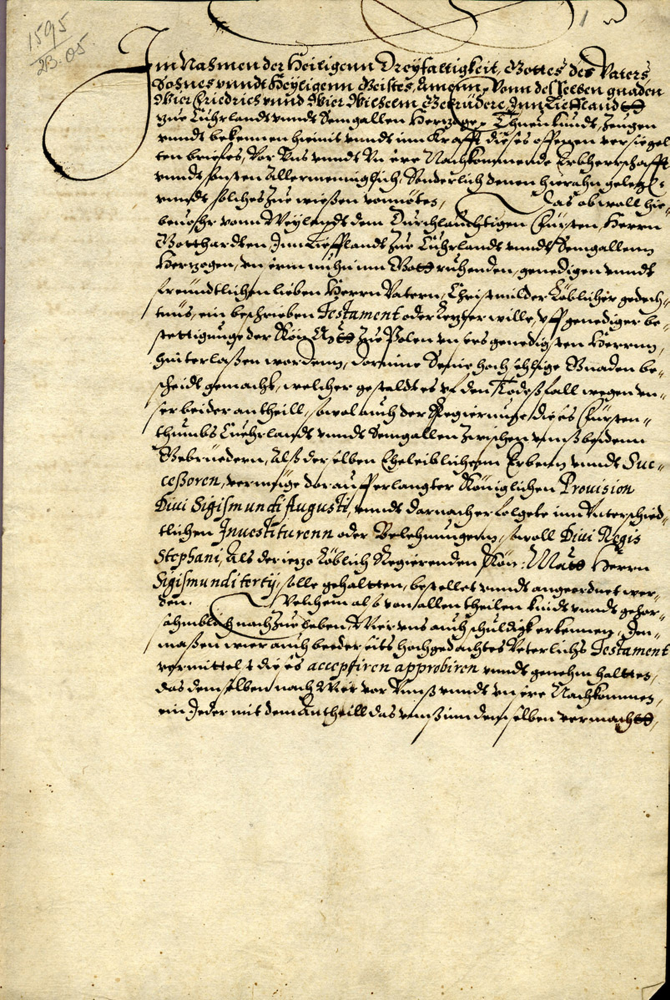
#> input picture evaluation/input/01_handwritten_legal_parchment.jpg, 2008 x 3000 px (shown at 1/3 size)
$ python -i bright_document_fallback.py   (imports and definitions only)
#> lines starting #> are read from the running program, lines starting #| are printed output that depends on the picture; after the words box and inside, x2 and y2 are one past the last pixel; in counts of white or black regions, pixels touching at a corner belong together
#> further down, picture is the input picture: shape (3000, 2008, 3); mean B, G, R 162.9, 198.2, 211.6
import cv2
import numpy as np


MIN_AREA_RATIO = 0.16
MAX_AREA_RATIO = 0.90
MIN_SCORE = 0.66
MIN_CLEARANCE_RATIO = 0.005


def _order(points):
    points = np.asarray(points, dtype=np.float32).reshape(4, 2)
    sums = points.sum(axis=1)
    diffs = np.diff(points, axis=1).reshape(-1)
    return np.array(
        [
            points[np.argmin(sums)],
            points[np.argmin(diffs)],
            points[np.argmax(sums)],
            points[np.argmax(diffs)],
        ],
        dtype=np.float32,
    )


def _angles(corners):
    angles = []
    for index in range(4):
        previous = corners[(index - 1) % 4] - corners[index]
        following = corners[(index + 1) % 4] - corners[index]
        denominator = np.linalg.norm(previous) * np.linalg.norm(following)
        if denominator <= 1e-6:
            return None
        cosine = np.clip(float(np.dot(previous, following) / denominator), -1.0, 1.0)
        angles.append(float(np.degrees(np.arccos(cosine))))
    return np.asarray(angles, dtype=np.float32)


def _clearance(corners, width, height):
    corners = np.asarray(corners, dtype=np.float32).reshape(4, 2)
    return max(
        0.0,
        min(
            float(np.min(corners[:, 0])) / max(width - 1, 1),
            float(width - 1 - np.max(corners[:, 0])) / max(width - 1, 1),
            float(np.min(corners[:, 1])) / max(height - 1, 1),
            float(height - 1 - np.max(corners[:, 1])) / max(height - 1, 1),
        ),
    )


def _border_contrast(gray, corners):
    height, width = gray.shape[:2]
    polygon = np.round(corners).astype(np.int32)
    mask = np.zeros((height, width), dtype=np.uint8)
    cv2.fillConvexPoly(mask, polygon, 255)

    band = max(5, int(round(min(height, width) * 0.012)))
    if band % 2 == 0:
        band += 1
    kernel = cv2.getStructuringElement(cv2.MORPH_ELLIPSE, (band, band))
    inner = cv2.subtract(mask, cv2.erode(mask, kernel))
    outer = cv2.subtract(cv2.dilate(mask, kernel), mask)

    if cv2.countNonZero(inner) < 100 or cv2.countNonZero(outer) < 100:
        return 0.0

    inner_mean = cv2.mean(gray, mask=inner)[0]
    outer_mean = cv2.mean(gray, mask=outer)[0]
    return float(np.clip(abs(inner_mean - outer_mean) / 55.0, 0.0, 1.0))


def detect_bright_document_boundary(image):
    """Conservative fallback for bright paper on a contrasting background.

    This detector is intentionally supplementary. It is used only by the
    preparation pipeline to recover cases where the primary Guided/Region
    detector returns a frame-like region instead of the actual sheet.
    """
    if image is None or not isinstance(image, np.ndarray) or image.size == 0:
        raise ValueError("Image must be a valid NumPy array.")

    if image.ndim == 2:
        bgr = cv2.cvtColor(image, cv2.COLOR_GRAY2BGR)
    elif image.ndim == 3 and image.shape[2] == 1:
        bgr = cv2.cvtColor(image[:, :, 0], cv2.COLOR_GRAY2BGR)
    elif image.ndim == 3 and image.shape[2] == 4:
        bgr = cv2.cvtColor(image, cv2.COLOR_BGRA2BGR)
    elif image.ndim == 3 and image.shape[2] == 3:
        bgr = image
    else:
        raise ValueError("Unsupported image format.")

    height, width = bgr.shape[:2]
    image_area = float(height * width)
    if min(height, width) < 80:
        return {
            "detected": False,
            "status": "reject",
            "corners": [],
            "confidence": 0.0,
            "area_ratio": 0.0,
            "reason": "rejected: image is too small for bright-paper fallback",
        }

    lab = cv2.cvtColor(bgr, cv2.COLOR_BGR2LAB)
#> lab: shape (3000, 2008, 3); mean of channels 0, 1, 2 202.7, 127.2, 147.2
    hsv = cv2.cvtColor(bgr, cv2.COLOR_BGR2HSV)
#> hsv: shape (3000, 2008, 3); mean H, S, V 24.1, 67.4, 211.7
    luminance = lab[:, :, 0]
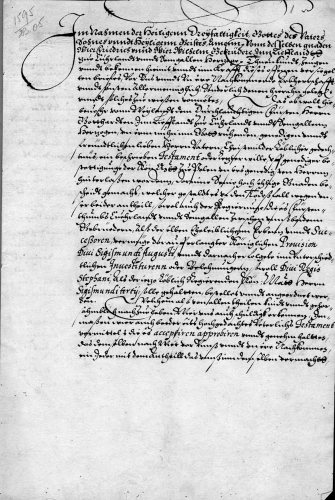
#> luminance: shape (3000, 2008) (shown at 1/6 size); min 0, max 254, mean 202.7
    saturation = hsv[:, :, 1]
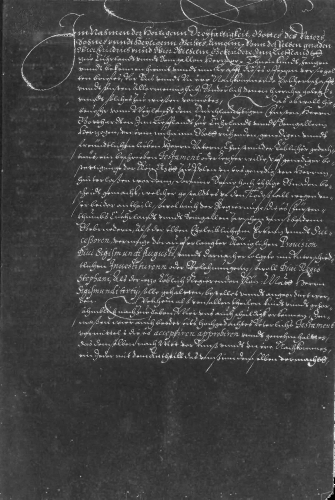
#> saturation: shape (3000, 2008) (shown at 1/6 size); min 0, max 255, mean 67.4
    gray = cv2.cvtColor(bgr, cv2.COLOR_BGR2GRAY)

    saturation_limit = min(185, max(90, int(np.percentile(saturation, 70))))
#> saturation_limit = 90
    luminance_thresholds = sorted(
        set(
            max(150, min(235, int(np.percentile(luminance, percentile))))
            for percentile in (68, 75, 82, 88)
        )
    )
#> luminance_thresholds = [230, 232, 234, 235]

    candidates = []

    for threshold in luminance_thresholds:
        mask = np.where(
            (luminance >= threshold) & (saturation <= saturation_limit),
            255,
            0,
        ).astype(np.uint8)

        kernel_size = max(5, int(round(min(height, width) * 0.014)))
        if kernel_size % 2 == 0:
            kernel_size += 1
        close_kernel = cv2.getStructuringElement(
            cv2.MORPH_ELLIPSE, (kernel_size, kernel_size)
        )
        mask = cv2.morphologyEx(mask, cv2.MORPH_CLOSE, close_kernel, iterations=2)
        mask = cv2.morphologyEx(
            mask,
            cv2.MORPH_OPEN,
            cv2.getStructuringElement(cv2.MORPH_ELLIPSE, (5, 5)),
            iterations=1,
        )

        contours, _ = cv2.findContours(
            mask, cv2.RETR_EXTERNAL, cv2.CHAIN_APPROX_SIMPLE
        )

        for contour in sorted(contours, key=cv2.contourArea, reverse=True)[:5]:
            contour_area = float(cv2.contourArea(contour))
            if contour_area < image_area * 0.14:
                continue

            hull = cv2.convexHull(contour)
            perimeter = float(cv2.arcLength(hull, True))
            if perimeter <= 0:
                continue

            quadrilateral = None
            for epsilon_ratio in (0.012, 0.018, 0.025, 0.035, 0.05, 0.07):
                approximation = cv2.approxPolyDP(
                    hull, epsilon_ratio * perimeter, True
                )
                if len(approximation) == 4 and cv2.isContourConvex(approximation):
                    quadrilateral = approximation.reshape(4, 2)
                    break

            if quadrilateral is None:
                continue

            corners = _order(quadrilateral)
            polygon_area = abs(float(cv2.contourArea(corners)))
            area_ratio = polygon_area / image_area
            if area_ratio < MIN_AREA_RATIO or area_ratio > MAX_AREA_RATIO:
                continue

            angles = _angles(corners)
            if angles is None or np.min(angles) < 35.0 or np.max(angles) > 145.0:
                continue

            sides = np.asarray(
                [
                    np.linalg.norm(corners[(index + 1) % 4] - corners[index])
                    for index in range(4)
                ],
                dtype=np.float32,
            )
            if np.min(sides) < np.hypot(width, height) * 0.08:
                continue

            angle_error = float(np.mean(np.abs(angles - 90.0)))
            geometry_score = float(
                np.clip(1.0 - angle_error / 60.0, 0.0, 1.0)
            )
            balance_score = float(
                np.sqrt(
                    (min(sides[0], sides[2]) / max(sides[0], sides[2]))
                    * (min(sides[1], sides[3]) / max(sides[1], sides[3]))
                )
            )
            fill_score = float(
                np.clip(contour_area / max(polygon_area, 1.0), 0.0, 1.0)
            )
            contrast_score = _border_contrast(gray, corners)
            clearance = _clearance(corners, width, height)
            clearance_score = float(np.clip(clearance / 0.08, 0.0, 1.0))

            score = (
                0.33 * geometry_score
                + 0.20 * balance_score
                + 0.20 * fill_score
                + 0.22 * contrast_score
                + 0.05 * clearance_score
            )

            candidates.append(
                {
                    "corners": corners,
                    "confidence": float(score),
                    "area_ratio": float(area_ratio),
                    "clearance": float(clearance),
                }
            )
#> this loop made 4 passes
#> threshold on passes 1 to 2: 230, 232
#> pass 1, in detect_bright_document_boundary, `mask = np.where( (luminance >= threshold) & (saturation <= saturation_..`:
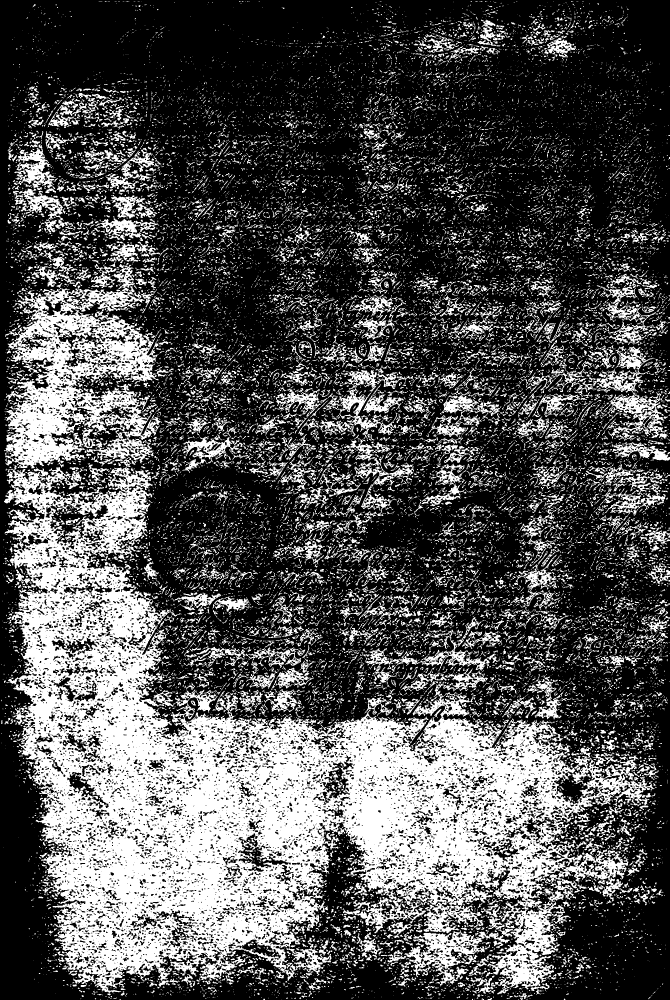
#> mask: shape (3000, 2008) (shown at 1/3 size); 32.4% white; 26370 white regions (20565 under 20 px), largest, box (x1, y1, x2, y2) and area: (12, 1396, 1964, 2984) 1065084, (12, 792, 506, 1405) 130802, (1777, 1038, 2003, 1316) 16988
#> pass 1, in detect_bright_document_boundary, `close_kernel = cv2.getStructuringElement( cv2.MORPH_ELLIPSE, (kernel_s..`:
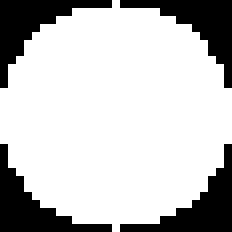
#> close_kernel: shape (29, 29) (shown 8 times larger); values 0 (black) and 1 (white), 76.2% white; 4 black regions, box (x1, y1, x2, y2) and area: (0, 0, 14, 11) 50, (15, 0, 29, 11) 50, (0, 18, 14, 29) 50, (15, 18, 29, 29) 50
#> pass 1, in detect_bright_document_boundary, `mask = cv2.morphologyEx(mask, cv2.MORPH_CLOSE, close_kernel, iteration..`:
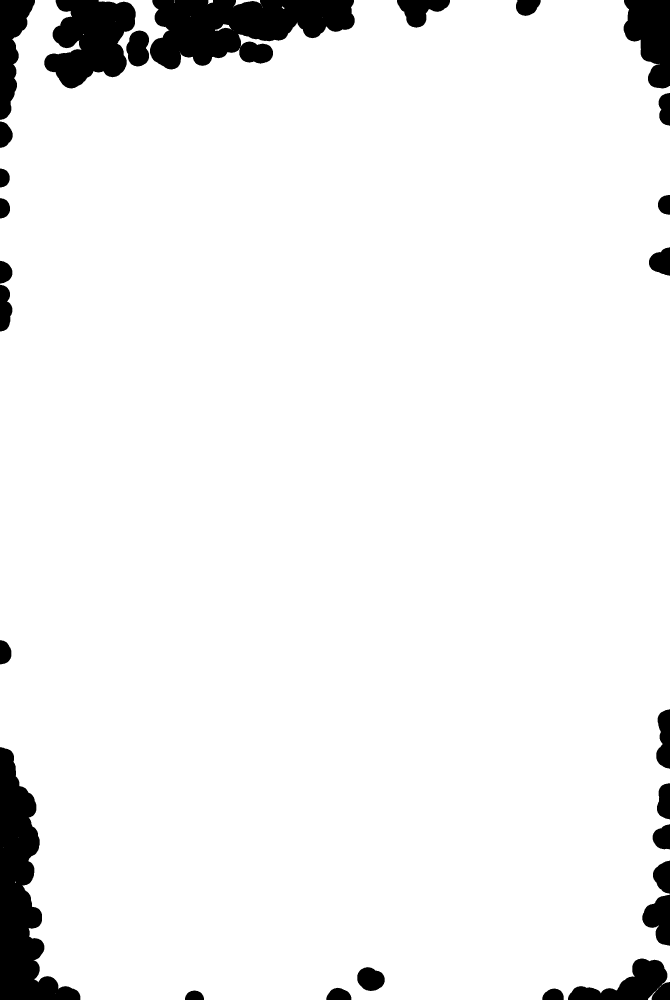
#> mask: shape (3000, 2008) (shown at 1/3 size); 94.2% white; 27 black regions, largest, box (x1, y1, x2, y2) and area: (450, 0, 1064, 209) 85109, (0, 2241, 241, 3000) 79499, (133, 0, 407, 266) 49226
#> after the loop:
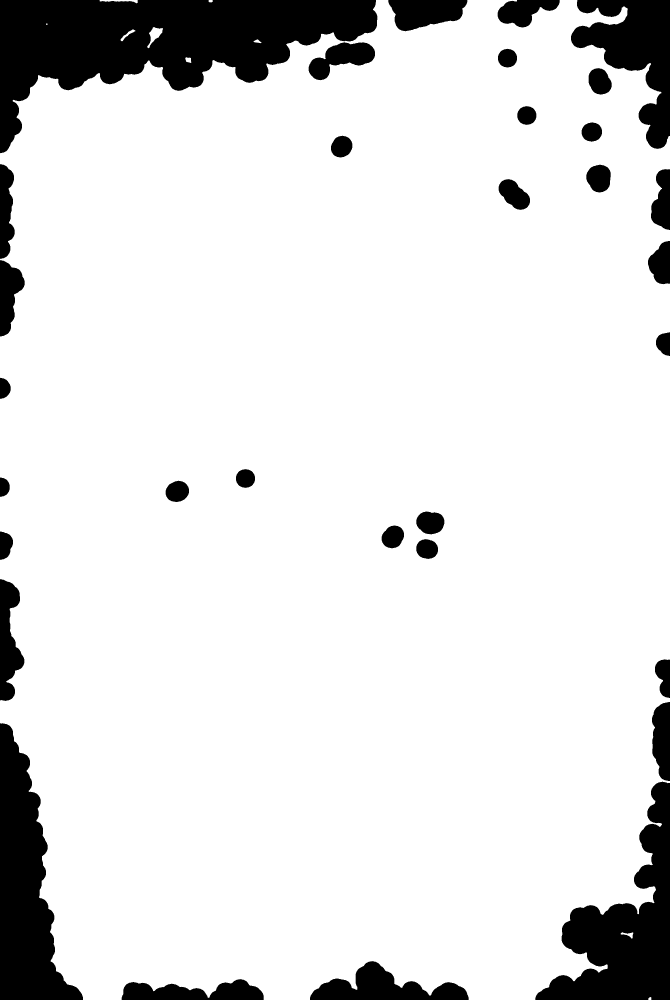
#> mask: shape (3000, 2008) (shown at 1/3 size); 88.1% white; 32 black regions, largest, box (x1, y1, x2, y2) and area: (0, 0, 1132, 460) 241970, (1606, 2345, 2008, 3000) 110439, (0, 2170, 249, 3000) 107316
#> after the loop, candidates = 4 items

    safe_candidates = [
        candidate
        for candidate in candidates
        if candidate["clearance"] >= MIN_CLEARANCE_RATIO
    ]
#> safe_candidates = []
    ranked = safe_candidates if safe_candidates else candidates
#> ranked = 4 items
    ranked.sort(key=lambda item: item["confidence"], reverse=True)

    if (
        not ranked
        or ranked[0]["confidence"] < MIN_SCORE
        or ranked[0]["clearance"] < MIN_CLEARANCE_RATIO
    ):
        return {
            "detected": False,
            "status": "reject",
            "corners": [],
            "confidence": round(ranked[0]["confidence"], 4) if ranked else 0.0,
            "area_ratio": round(ranked[0]["area_ratio"], 4) if ranked else 0.0,
            "reason": "rejected: bright-paper fallback did not find a safe document boundary",
        }

    best = ranked[0]
    return {
        "detected": True,
        "status": "accept_automatic",
        "method_used": "region",
        "corners": [
            [int(round(x)), int(round(y))] for x, y in best["corners"]
        ],
        "confidence": round(best["confidence"], 4),
        "final_score": round(best["confidence"], 4),
        "area_ratio": round(best["area_ratio"], 4),
        "edge_support": 0.0,
        "reason": "accepted: bright-paper region fallback found a fully visible document",
    }

>>> import cv2
>>> picture = cv2.imread('../evaluation/input/01_handwritten_legal_parchment.jpg')
>>> result = detect_bright_document_boundary(picture)
#> result = 6 items

$ run again, on evaluation/input/02_handwritten_book_pages.jpg
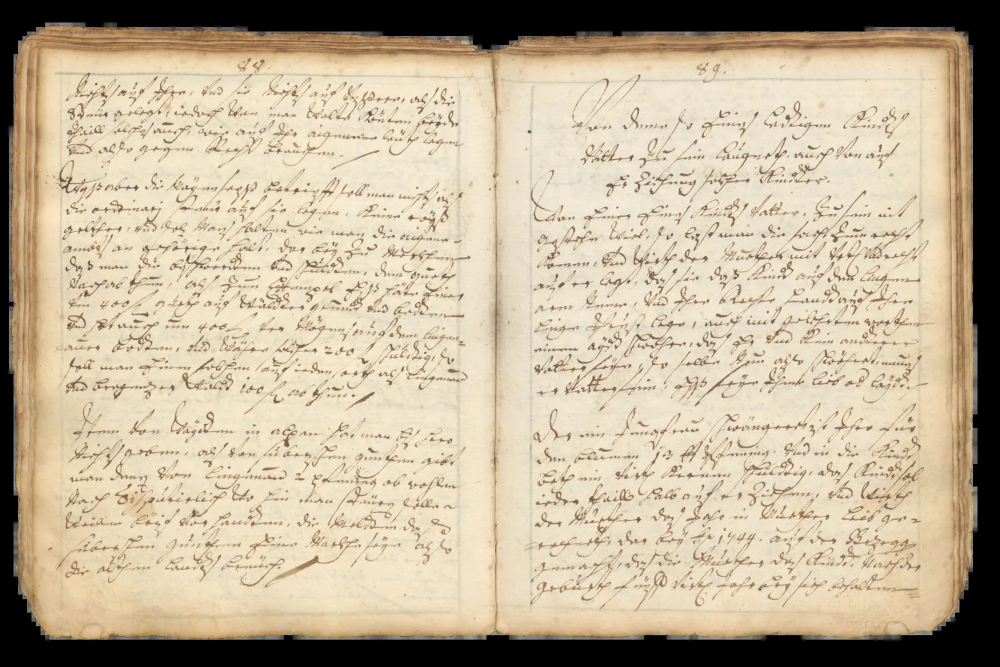
#> input picture evaluation/input/02_handwritten_book_pages.jpg, 3000 x 2000 px (shown at 1/3 size)
#> picture is the input picture: shape (2000, 3000, 3); mean B, G, R 154, 179.1, 193.6
#> lab: shape (2000, 3000, 3); mean of channels 0, 1, 2 184.8, 129.2, 142.4
#> hsv: shape (2000, 3000, 3); mean H, S, V 17.9, 48.4, 193.6
#> saturation_limit = 90
#> luminance_thresholds = [229, 230, 231, 233]
#> the loop in detect_bright_document_boundary, `for threshold in luminance_thresholds:` made 4 passes
#> threshold on passes 1 to 2: 229, 230
#> pass 1, in detect_bright_document_boundary, `mask = np.where( (luminance >= threshold) & (saturation <= saturation_..`:
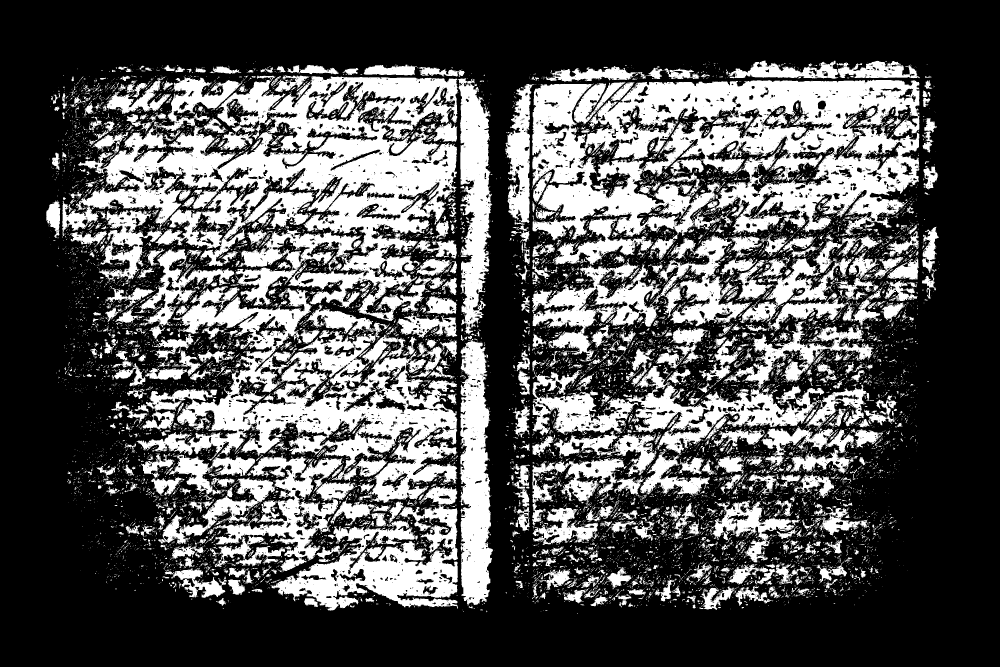
#> mask: shape (2000, 3000) (shown at 1/3 size); 33.7% white; 14695 white regions (12842 under 20 px), largest, box (x1, y1, x2, y2) and area: (186, 229, 1374, 963) 367321, (1596, 239, 2759, 721) 328368, (409, 858, 1372, 1509) 218442
#> after the loop in detect_bright_document_boundary, `for threshold in luminance_thresholds:`:
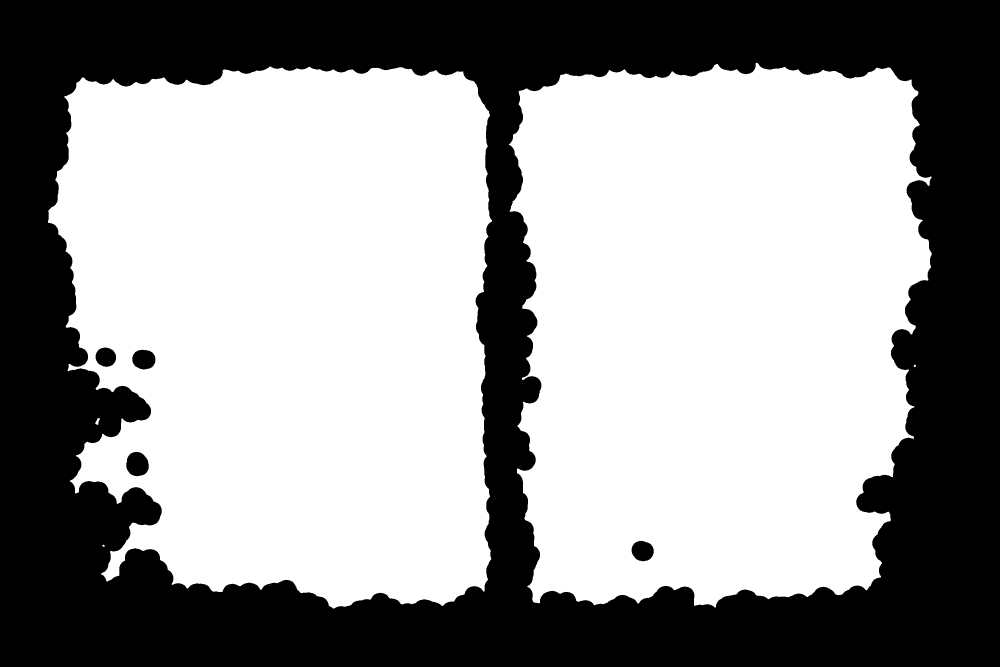
#> mask: shape (2000, 3000) (shown at 1/3 size); 59.4% white; 5 black regions, box (x1, y1, x2, y2) and area: (0, 0, 3000, 2000) 2422315, (379, 1355, 446, 1429) 3882, (397, 1049, 466, 1109) 3262, (1895, 1622, 1961, 1684) 3165, (287, 1042, 348, 1101) 2779
#> after the loop in detect_bright_document_boundary, `for threshold in luminance_thresholds:`: candidates = 5 items
#> best = {'corners': [[1556, 274], [2734, 239], [2642, 1731], [1599, 1805]], 'confidence': 0.751, 'area_ratio': 0.28, 'clearance': 0.0884}
#> result = 9 items
